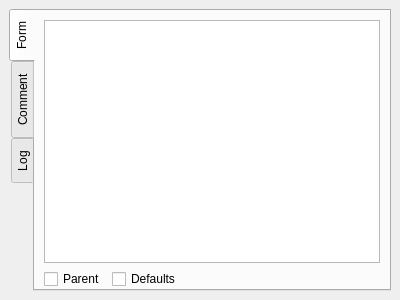
<?xml version="1.0" encoding="UTF-8"?>
<ui version="4.0">
 <class>CGeorgesTreeViewDialog</class>
 <widget class="QDockWidget" name="CGeorgesTreeViewDialog">
  <property name="geometry">
   <rect>
    <x>0</x>
    <y>0</y>
    <width>400</width>
    <height>300</height>
   </rect>
  </property>
  <property name="sizePolicy">
   <sizepolicy hsizetype="Preferred" vsizetype="Preferred">
    <horstretch>0</horstretch>
    <verstretch>0</verstretch>
   </sizepolicy>
  </property>
  <property name="minimumSize">
   <size>
    <width>199</width>
    <height>165</height>
   </size>
  </property>
  <property name="windowTitle">
   <string/>
  </property>
  <widget class="QWidget" name="dockWidgetContents">
   <layout class="QGridLayout" name="gridLayout">
    <item row="0" column="0">
     <widget class="QTabWidget" name="treeViewTabWidget">
      <property name="tabPosition">
       <enum>QTabWidget::West</enum>
      </property>
      <property name="currentIndex">
       <number>0</number>
      </property>
      <widget class="QWidget" name="form_tab">
       <attribute name="title">
        <string>Form</string>
       </attribute>
       <layout class="QGridLayout" name="gridLayout_3">
        <property name="bottomMargin">
         <number>0</number>
        </property>
        <item row="0" column="0" colspan="4">
         <widget class="QTreeView" name="treeView">
          <property name="sizePolicy">
           <sizepolicy hsizetype="Preferred" vsizetype="Preferred">
            <horstretch>0</horstretch>
            <verstretch>0</verstretch>
           </sizepolicy>
          </property>
          <property name="minimumSize">
           <size>
            <width>0</width>
            <height>0</height>
           </size>
          </property>
         </widget>
        </item>
        <item row="1" column="0">
         <widget class="QCheckBox" name="checkBoxParent">
          <property name="text">
           <string>Parent</string>
          </property>
         </widget>
        </item>
        <item row="1" column="2">
         <spacer name="horizontalSpacer">
          <property name="orientation">
           <enum>Qt::Horizontal</enum>
          </property>
          <property name="sizeHint" stdset="0">
           <size>
            <width>40</width>
            <height>20</height>
           </size>
          </property>
         </spacer>
        </item>
        <item row="1" column="1">
         <widget class="QCheckBox" name="checkBoxDefaults">
          <property name="text">
           <string>Defaults</string>
          </property>
         </widget>
        </item>
       </layout>
      </widget>
      <widget class="QWidget" name="comment_tab">
       <attribute name="title">
        <string>Comment</string>
       </attribute>
       <layout class="QGridLayout" name="gridLayout_2">
        <item row="0" column="0">
         <widget class="QPlainTextEdit" name="commentEdit">
          <property name="readOnly">
           <bool>false</bool>
          </property>
         </widget>
        </item>
       </layout>
      </widget>
      <widget class="QWidget" name="log_tab">
       <attribute name="title">
        <string>Log</string>
       </attribute>
       <layout class="QGridLayout" name="gridLayout_4">
        <item row="0" column="0">
         <widget class="QPlainTextEdit" name="logEdit"/>
        </item>
       </layout>
      </widget>
     </widget>
    </item>
   </layout>
  </widget>
 </widget>
 <resources/>
 <connections/>
</ui>
